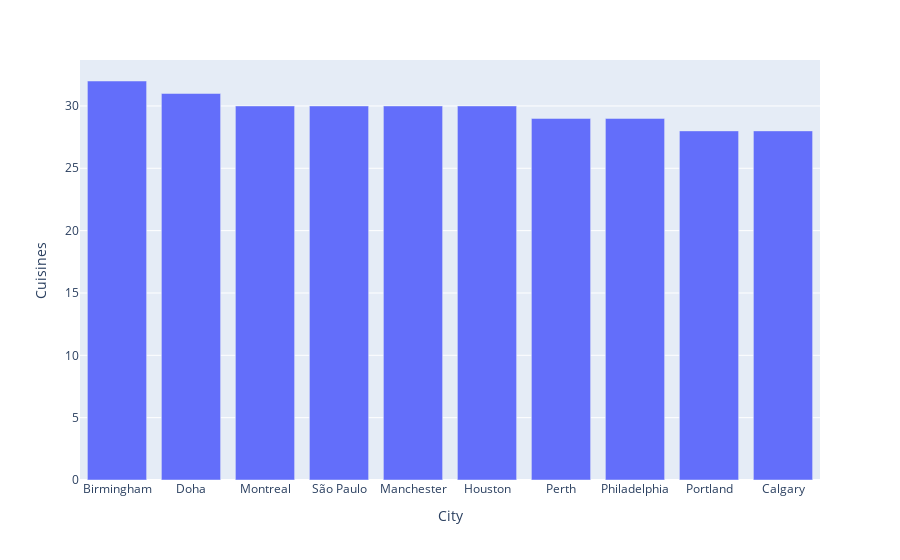

Notebook cell for this chart:
### Markdown cell above
### 5. Qual o nome da cidade que possui a maior quantidade de tipos de culinária distintas?

### Code cell
df2 = df1.loc[:, ['Cuisines', 'City']].groupby('City').nunique().sort_values(['Cuisines'],ascending = False)[0:10].reset_index()
px.bar(df2, x = 'City', y = 'Cuisines')

### Figure 1 — Plotly figure (JSON) as saved in the notebook; plotly's stock layout.template omitted (floating-point values rounded to 4 significant figures)
{"data": [{"alignmentgroup": "True", "hovertemplate": "City=%{x}<br>Cuisines=%{y}<extra></extra>", "legendgroup": "", "marker": {"color": "#636efa", "pattern": {"shape": ""}}, "name": "", "offsetgroup": "", "orientation": "v", "showlegend": false, "textposition": "auto", "type": "bar", "x": ["Birmingham", "Doha", "Montreal", "São Paulo", "Manchester", "Houston", "Perth", "Philadelphia", "Portland", "Calgary"], "xaxis": "x", "y": [32, 31, 30, 30, 30, 30, 29, 29, 28, 28], "yaxis": "y"}], "layout": {"autosize": true, "barmode": "relative", "legend": {"tracegroupgap": 0}, "margin": {"t": 60}, "xaxis": {"anchor": "y", "autorange": true, "domain": [0, 1], "range": [-0.5, 9.5], "title": {"text": "City"}, "type": "category"}, "yaxis": {"anchor": "x", "autorange": true, "domain": [0, 1], "range": [0, 33.68], "title": {"text": "Cuisines"}, "type": "linear"}}}
